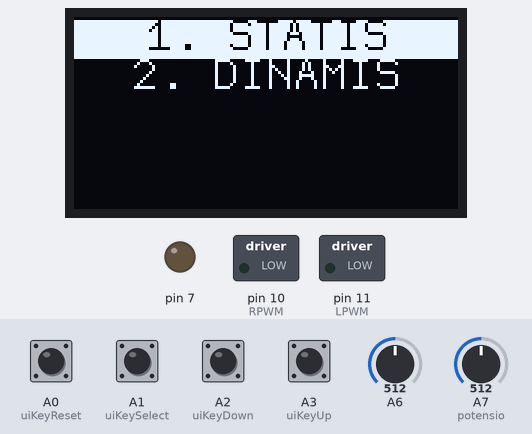
Simulated run of this sketch. Board: Arduino Nano, built with avr-gcc and run on an emulated ATmega328P. On the bench: 128×64 one-colour display, switched loads named in the sketch (green lamp = pin HIGH), output pins drawn as LEDs (lit = HIGH). The inputs (shaded band) are chosen by the test bench; at power-on: A0 (uiKeyReset), A1 (uiKeySelect), A2 (uiKeyDown), A3 (uiKeyUp) HIGH, A6 = 512, A7 (potensio) = 512. Random numbers use the default seed unless the sketch sets one; what the sketch prints to the serial monitor is not drawn.

Above: at 1.2 s.
1.3 s: A6 set to 893
2.8 s: A6 set to 916
At 3.1 s:
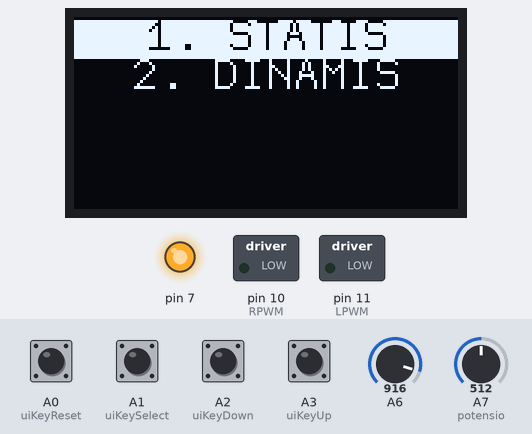
4.3 s: A6 set to 900
At 5.5 s:
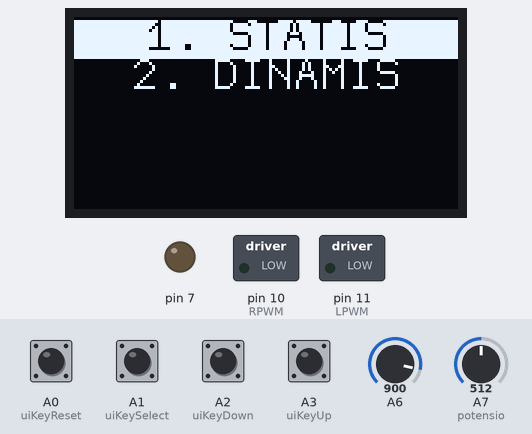
5.8 s: A1 (uiKeySelect) pulled LOW for 0.15 s
At 7.3 s:
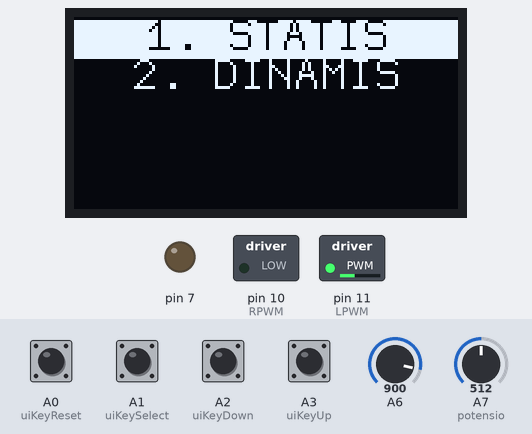
Timing chart, 0 to 8.4 s (numbered marks = the images above; inputs shaded):
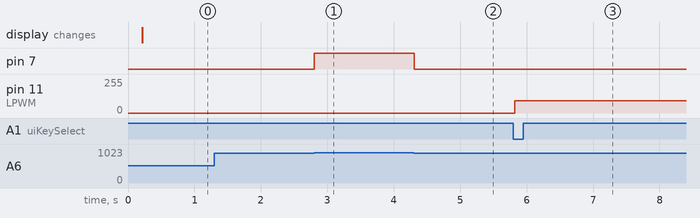

Measured:
- the behaviour switches between 900 and 901 on A6 (found by bisection; images 0 and 1)
- after the input at 1.3 s, every drawn part: stays the same
- after the input at 2.8 s, pin 7: LOW → HIGH at once
- after the input at 4.3 s, pin 7: HIGH → LOW at once
- after the input at 5.8 s, pin 11 (LPWM): 0/255 → 92/255 at once

The sketch:

BISMILLAHV2.ino
```cpp
#include "U8glib.h"

U8GLIB_SH1106_128X64 u8g(U8G_I2C_OPT_NONE); // I2C 128x64(col2-col129) SH1106,Like HeiTec 1.3' I2C OLED

#define RPWM 10
#define LPWM 11
#define L_EN 12
#define R_EN 13
#define potensio A7
#define KEY_NONE 0
#define KEY_UP 1
#define KEY_DOWN 2
#define KEY_SELECT 3
#define KEY_RESET 4
#define RESET 10

uint8_t uiKeyUp = A3;
uint8_t uiKeyDown = A2;
uint8_t uiKeySelect = A1;
uint8_t uiKeyReset = A0;

uint8_t uiKeyCodeFirst = KEY_NONE;
uint8_t uiKeyCodeSecond = KEY_NONE;
uint8_t uiKeyCode = KEY_NONE;
uint8_t selected = RESET ;
int startTime;
void uiSetup(void) {

  pinMode(RPWM, OUTPUT);
  pinMode(LPWM,OUTPUT);
  digitalWrite(LPWM, LOW);
  digitalWrite(RPWM, LOW);
  pinMode(uiKeyUp, INPUT_PULLUP);           // set pin to input     // turn on pullup resistors
  pinMode(uiKeyDown, INPUT_PULLUP);           // set pin to input      // turn on pullup resistors
  pinMode(uiKeySelect, INPUT_PULLUP);           // set pin to input      // turn on pullup resistors
  pinMode(uiKeyReset, INPUT_PULLUP);           // set pin to input

}

void uiStep(void) {
  uiKeyCodeSecond = uiKeyCodeFirst;
  if ( digitalRead(uiKeyUp) == LOW )
  {
    uiKeyCodeFirst = KEY_UP;
  }
  else if ( digitalRead(uiKeyDown) == LOW )
  {
    uiKeyCodeFirst = KEY_DOWN;
  }
  else if ( digitalRead(uiKeySelect) == LOW )
  {
    uiKeyCodeFirst = KEY_SELECT;
    startTime = millis();
  }
  else if ( digitalRead(uiKeyReset) == LOW )
  {
    uiKeyCodeFirst = KEY_RESET;
    selected = RESET;
    //Stop();
  }
  else
  {
    uiKeyCodeFirst = KEY_NONE;
  }
  if ( uiKeyCodeSecond == uiKeyCodeFirst )
    uiKeyCode = uiKeyCodeFirst;
  else
    uiKeyCode = KEY_NONE;
}


#define MENU_ITEMS 2
char *menu_strings[MENU_ITEMS] = {"1. STATIS","2. DINAMIS" };

uint8_t menu_current = 0;
uint8_t menu_redraw_required = 0;
uint8_t last_key_code = KEY_NONE;


void drawMenu(void) {
  uint8_t i, h;
  u8g_uint_t w, d;

  u8g.setFont(u8g_font_9x18);
  u8g.setFontRefHeightText();
  u8g.setFontPosTop();

  h = u8g.getFontAscent()-u8g.getFontDescent();
  w = u8g.getWidth();
  for( i = 0; i < MENU_ITEMS; i++ ) {
    d = (w-u8g.getStrWidth(menu_strings[i]))/2;
    u8g.setDefaultForegroundColor();
    if ( i == menu_current ) {
      u8g.drawBox(0, i*h+1, w, h);
      u8g.setDefaultBackgroundColor();
    }
    u8g.drawStr(d, i*h, menu_strings[i]);
  }
}

void updateMenu(void) {
  if ( uiKeyCode != KEY_NONE && last_key_code == uiKeyCode ) {
    return;
  }
  last_key_code = uiKeyCode;

  switch ( uiKeyCode ) {
    case KEY_UP:
      menu_current++;
      if ( menu_current >= MENU_ITEMS )
        menu_current = 0;
      menu_redraw_required = 1;
      break;
    case KEY_DOWN:
      if ( menu_current == 0 )
        menu_current = MENU_ITEMS;
      menu_current--;
      menu_redraw_required = 1;
      break;
    case KEY_SELECT:
     // clearOLED();
      selected = menu_current;
      break;
    case KEY_RESET:
      selected = RESET;
  }
}
void modeStatis()
{
  int Nilai = analogRead(potensio);
  Nilai = map(Nilai,0,1023,0,185);
  motor(Nilai);
}

void modeDinamis()
{
  if ((millis() - startTime) >= 4000)
  {
  startTime = millis();
  }
  else
  {
  int randData = random(75,185);
  motor(randData);
  }
}

void motor (int val)
{
 digitalWrite(RPWM, LOW);
 analogWrite(LPWM, val);
}

void setup() {
  Serial.begin(9600);
  uiSetup();
  pinMode(7, OUTPUT);
  menu_redraw_required = 1;
}

String KONDISI;
int infrared;
void loop() {
  infrared=analogRead(A6);
  if (infrared<=900)
  {
    KONDISI = "S";
    digitalWrite(7,LOW);
  }
  else
  {
    KONDISI = "T";
    digitalWrite(7,HIGH);
  }
  if(KONDISI == "S")
  {
  uiStep();
  if (selected == RESET)
  {
  if (  menu_redraw_required != 0 ) {
    u8g.firstPage();
    do  {
      drawMenu();
    } while( u8g.nextPage() );
    menu_redraw_required = 0;
  }
  updateMenu();                            // update menu bar
  }
  else if (selected == 0)
  {
    Serial.println(KONDISI);
    modeStatis();
  }
  else if ( selected == 1)
  {
    Serial.println(KONDISI);
    modeDinamis();
  }
  else if (selected == 2)
  {
    Serial.println(KONDISI);
    selected = RESET;
  }
  }
  else
  {
    Serial.println(KONDISI);
    Stop();
  }
  delay(10);
}

void Stop()
{
 digitalWrite(RPWM, LOW);
 digitalWrite(LPWM, LOW);
}
```
